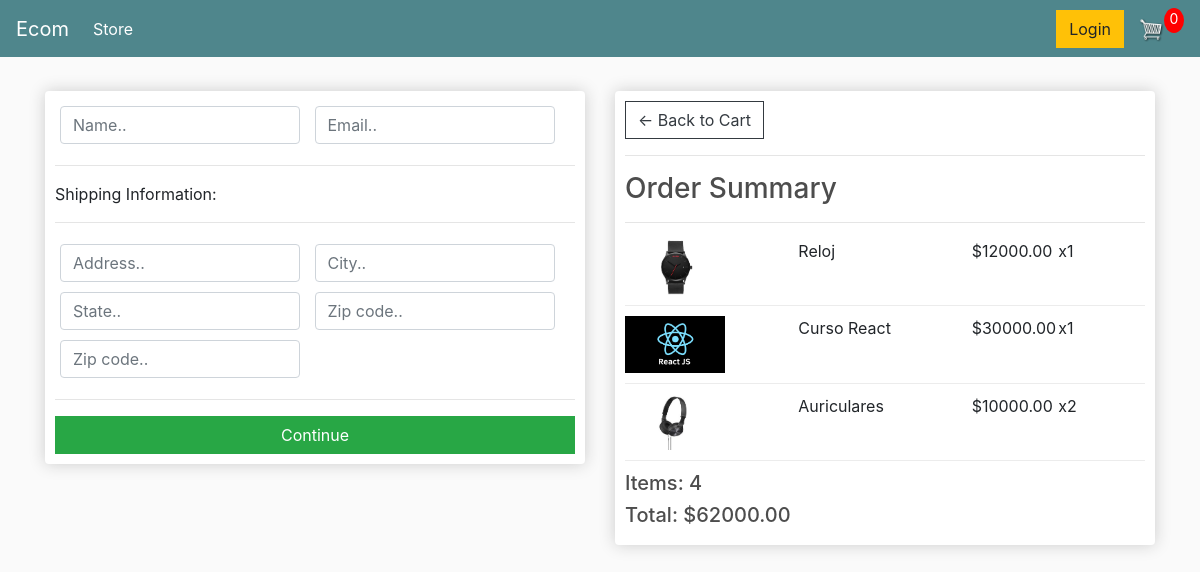
The page /checkout/ (signed in) on the database its author committed.
### store/models.py (models this page shows, shortened)
class OrderItem(models.Model):
    product = models.ForeignKey(Product, on_delete=models.SET_NULL, null=True)
    order = models.ForeignKey(Order, on_delete=models.SET_NULL, null=True)
    quantity = models.IntegerField(default=0, null=True, blank=True)
    date_added = models.DateTimeField(auto_now_add=True)
    @property
    def get_total(self):
        total = self.product.price * self.quantity
        return total

class Product(models.Model):
    name = models.CharField(max_length=200)
    price = models.FloatField()
    digital = models.BooleanField(default=False, null=True, blank=True)
    image = models.ImageField(null=True, blank=True)
    @property
    def imageURL(self):
        try:
            url = self.image.url
        except:
            url = ''
        return url

class Order(models.Model):
    customer = models.ForeignKey(
        Customer, on_delete=models.SET_NULL, null=True, blank=True)
    date_ordered = models.DateTimeField(auto_now_add=True)
    complete = models.BooleanField(default=False)
    transaction_id = models.CharField(max_length=100, null=True)
    @property
    def get_cart_total(self):
        orderitems = self.orderitem_set.all()
        total = sum([item.get_total for item in orderitems])
        return total
    @property
    def get_cart_items(self):
        orderitems = self.orderitem_set.all()
        total = sum([item.quantity for item in orderitems])
        return total

### store/views.py (the view)
# urls.py: path('checkout/', views.checkout, name="checkout"),
def checkout(request):
	if request.user.is_authenticated:
		customer = request.user.customer
		order, created = Order.objects.get_or_create(customer=customer, complete=False)
		items = order.orderitem_set.all()
	else:
		order = {'get_cart_total':0, 'get_cart_items':0}
		items = []
	context = {'items':items, 'order':order}
	return render(request, 'store/checkout.html', context)

### store/templates/store/checkout.html (shortened to what this page needs)
<!DOCTYPE html>
{% extends 'store/main.html' %} {% load static %} {% block content %}
<div class="row">
  <div class="col-lg-6">
    <div class="box-element" id="form-wrapper">
      <form id="form">
        <div id="user-info">
          <div class="form-field">
            <input
              required
              class="form-control"
              type="text"
              name="name"
              placeholder="Name.."
            />
          </div>
          <div class="form-field">
            <input
              required
              class="form-control"
              type="email"
              name="email"
              placeholder="Email.."
            />
          </div>
        </div>
        <div id="shipping-info">
          <hr />
          <p>Shipping Information:</p>
          <hr />
          <div class="form-field">
            <input
              class="form-control"
              type="text"
              name="address"
              placeholder="Address.."
            />
          </div>
          <div class="form-field">
            <input
              class="form-control"
              type="text"
              name="city"
              placeholder="City.."
            />
          </div>
          <div class="form-field">
            <input
              class="form-control"
              type="text"
              name="state"
              placeholder="State.."
            />
          </div>
          <div class="form-field">
            <input
              class="form-control"
              type="text"
              name="zipcode"
              placeholder="Zip code.."
            />
          </div>
          <div class="form-field">
            <input
              class="form-control"
              type="text"
              name="country"
              placeholder="Zip code.."
            />
          </div>
        </div>
        <hr />
        <input
          id="form-button"
          class="btn btn-success btn-block"
          type="submit"
          value="Continue"
        />
      </form>
    </div>
    <br />
  </div>
  <div class="col-lg-6">
    <div class="box-element">
        <a  class="btn btn-outline-dark" href="{% url 'cart' %}">&#x2190; Back to Cart</a>
				<hr>
				<h3>Order Summary</h3>
				<hr>
				{% for item in items %}
				<div class="cart-row">
					<div style="flex:2"><img class="row-image" src="{{item.product.imageURL}}"></div>
					<div style="flex:2"><p>{{item.product.name}}</p></div>
					<div style="flex:1"><p>${{item.product.price|floatformat:2}}</p></div>
					<div style="flex:1"><p>x{{item.quantity}}</p></div>
				</div>
				{% endfor %}
				<h5>Items:   {{order.get_cart_items}}</h5>
				<h5>Total:   ${{order.get_cart_total|floatformat:2}}</h5>
    </div>
  </div>
</div>
{% endblock content %}

### store/static/CSS/main.css (style rules this page uses)
body { background-color: hsl(0, 0%, 98%); }
h1,h2,h3,h4,h5,h6 { color:hsl(0, 0%, 30%); }
.box-element { box-shadow:hsl(0, 0%, 80%) 0 0 16px; background-color: #fff; border-radius: 4px; padding: 10px; }
.col-lg-4, .col-lg-6, .col-lg-8, .col-lg-12 { margin-top: 10px; }
.btn { border-radius: 0; }
.row-image { width: 100px; }
.form-field { width:250px; display: inline-block; padding: 5px; }
.cart-row { display: flex; align-items: flex-stretch; padding-bottom: 10px; margin-bottom: 10px; border-bottom: 1px solid #ececec; }

### rows shown on the page
OrderItem: product.imageURL (picture), product.name "Reloj", product.price "12000.00", quantity "1"
OrderItem: product.imageURL (picture), product.name "Curso React", product.price "30000.00", quantity "1"
OrderItem: product.imageURL (picture), product.name "Auriculares", product.price "10000.00", quantity "2"
Order: get_cart_items "4", get_cart_total "62000.00"
